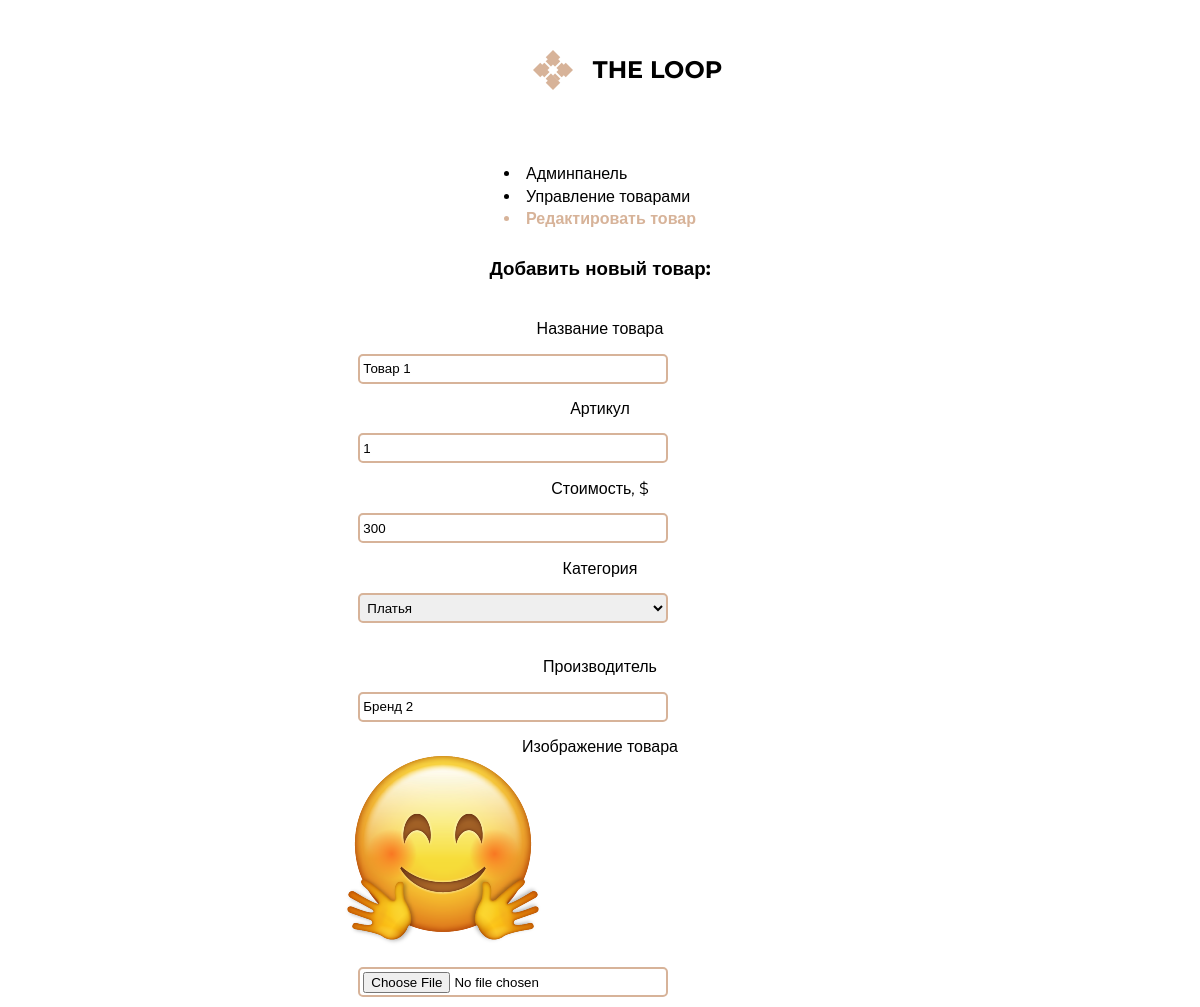
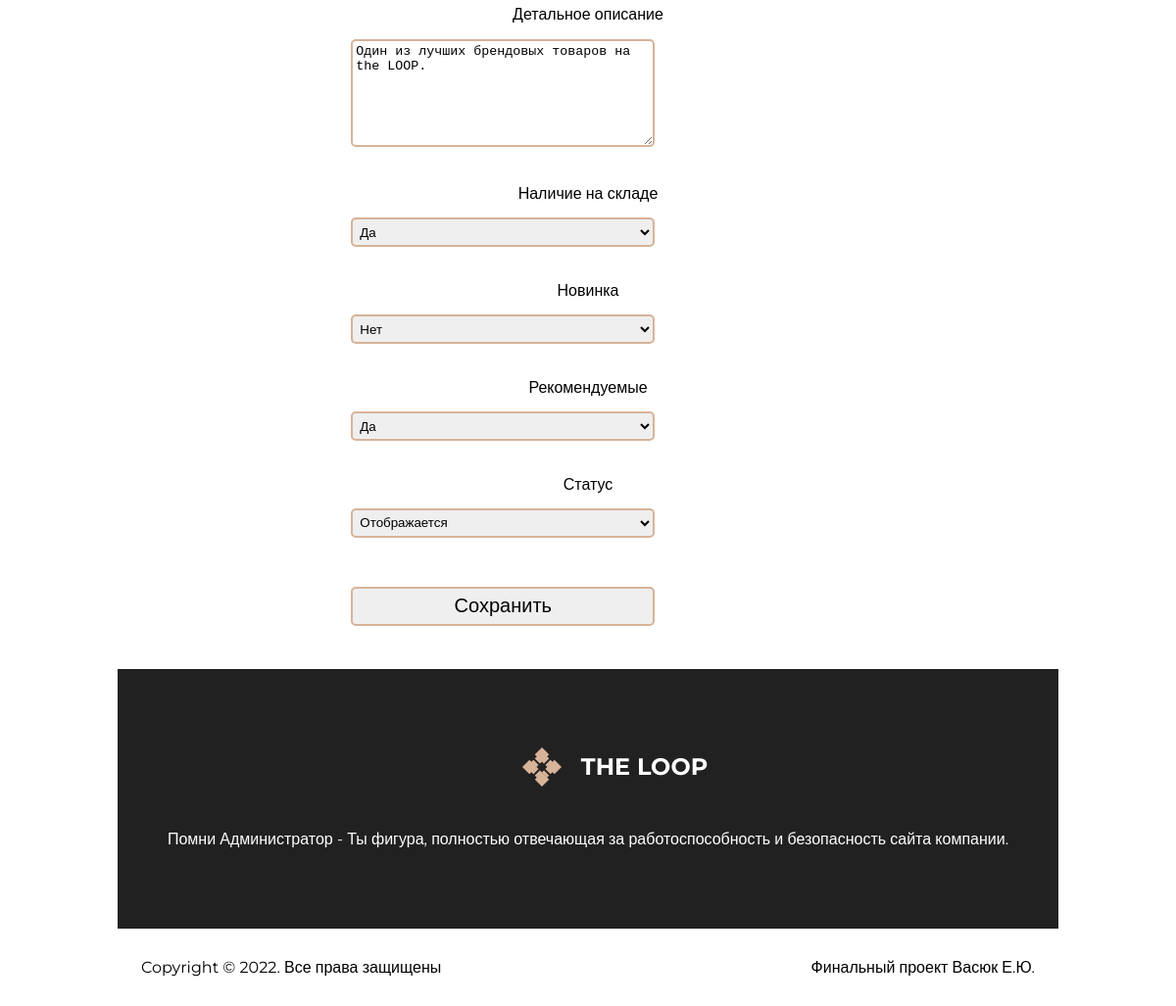
Screenshot of /admin/product/update/1 (signed in) with the database file from the repository (2 pictures, top to bottom).
### tables this page shows
CREATE TABLE `product` (
  `id` int NOT NULL,
  `name` varchar(255) NOT NULL,
  `category_id` int NOT NULL,
  `code` int NOT NULL,
  `price` float NOT NULL,
  `availability` int NOT NULL,
  `brand` varchar(255) NOT NULL,
  `image` varchar(255) NOT NULL DEFAULT 'image',
  `description` text NOT NULL,
  `is_new` int NOT NULL DEFAULT '0',
  `is_recommended` int NOT NULL DEFAULT '0',
  `status` int NOT NULL DEFAULT '1',
  `catalog_id` int NOT NULL DEFAULT '0',
  `discount` tinyint(1) NOT NULL DEFAULT '0',
  `discount_price` int NOT NULL DEFAULT '0'
);

CREATE TABLE `category` (
  `id` int NOT NULL,
  `name` varchar(255) NOT NULL,
  `sort_order` int NOT NULL DEFAULT '0',
  `status` int NOT NULL DEFAULT '1'
);

### config/routes.php (called while the page is built)
<?php
return array(
   'delivery' => 'site/delivery',
   'about' => 'site/about',
   'payment' => 'site/payment',
   'product/([0-9]+)' => 'product/view/$1',
   'catalog/([0-9]+)' => 'catalog/index/$1',
   'catalog_d' => 'catalog/discount',
   'catalog_n' => 'catalog/new',
   'catalog' => 'catalog/catalog',
   'category/([0-9]+)/page-([0-9]+)' => 'catalog/category/$1/$2',
   'category/([0-9]+)' => 'catalog/category/$1',
   'cart/addAjax/([0-9]+)' => 'cart/addAjax/$1',
   'cart/add/([0-9]+)' => 'cart/add/$1',
   'cart/checkout' => 'cart/checkout',
   'cart/delete/([0-9]+)' => 'cart/delete/$1',
   'cart' => 'cart/index',
   'user/register' => 'user/register',
   'user/login' => 'user/login',
   'user/logout' => 'user/logout',
   'admin/product/create' => 'adminProduct/create',
   'admin/product/update/([0-9]+)' => 'adminProduct/update/$1',
   'admin/product/delete/([0-9]+)' => 'adminProduct/delete/$1',
   'admin/product' => 'adminProduct/index',
   'cabinet/edit' => 'cabinet/edit',
   'cabinet' => 'cabinet/index',
   'admin' => 'admin/index',
   'contacts' => 'site/contact',
   '' => 'site/index',
);

### controllers/AdminProductController.php (called while the page is built, shortened)
<?php
class AdminProductController extends AdminBase
{
   public function actionUpdate($id)
   {
      $categoriesList = Category::getCategoriesListAdmin();
      $product = Product::getProductById($id);
      require_once(ROOT . '/views/admin_product/update.php');
      return true;
   }
}

### index.php (called while the page is built, shortened)
<?php
$router = new Router;
$router->run();

### models/Product.php (called while the page is built, shortened)
<?php
class product
{
   public static function getProductById($id)
   {
      $id = intval($id);
      if ($id) {
         $db = Db::getConnection();
         $result = $db->query('SELECT * FROM product WHERE id= ' . $id);
         $result->setFetchMode(PDO::FETCH_ASSOC);
         return $result->fetch();
      }
   }
   public static function getImage($id)
   {
      $noImage = 'no-image.png';
      $path = '/upload/images/products/';
      $pathToProductImage = $path . $id . '.jpg';
      return $path . $noImage;
   }
}

### models/Category.php (called while the page is built, shortened)
<?php
class Category
{
   public static function getCategoriesListAdmin()
   {
      $db = Db::getConnection();
      $result = $db->query('SELECT id, name, sort_order, status FROM category ORDER BY sort_order ASC');
      $categoryList = array();
      $i = 0;
      while ($row = $result->fetch()) {
         $categoryList[$i]['id'] = $row['id'];
         $categoryList[$i]['name'] = $row['name'];
         $categoryList[$i]['sort_order'] = $row['sort_order'];
         $categoryList[$i]['status'] = $row['status'];
         $i++;
      }
      return $categoryList;
   }
}

### views/Admin_product/update.php (the view, shortened to what this page needs)
<?php include ROOT . '/views/layouts/header_admin.php'; ?>
<section class="catalog_admin">
   <div class="container">
      <div class="admin_panel">
         <ol>
            <li><a href="/admin/">Админпанель</a></li>
            <li><a href="/order/">Управление товарами</a></li>
            <li class="active">Редактировать товар</li>
         </ol>
      </div>
      <h3>Добавить новый товар:</h3>
      <div class="catalog_content_register_wrapper">
         <div class="catalog_content_register">
            <div class="catalog_content_register_input">
               <form action="#" method="post" enctype="multipart/form-data">
                  <p>Название товара</p>
                  <input type="text" name="name" placeholder="" value="<?php echo $product['name']; ?>">
                  <p>Артикул</p>
                  <input type="text" name="code" placeholder="" value="<?php echo $product['code']; ?>">
                  <p>Стоимость, $</p>
                  <input type="text" name="price" placeholder="" value="<?php echo $product['price']; ?>">
                  <p>Категория</p>
                  <select name="category_id">
                     <?php if (is_array($categoriesList)) : ?>
                        <?php foreach ($categoriesList as $category) : ?>
                           <option value="<?php echo $category['id']; ?>" <?php if ($product['category_id'] == $category['id']) echo ' selected="selected"'; ?>>
                              <?php echo $category['name']; ?>
                           </option>
                        <?php endforeach; ?>
                     <?php endif; ?>
                  </select>
                  <br /><br />
                  <p>Производитель</p>
                  <input type="text" name="brand" placeholder="" value="<?php echo $product['brand']; ?>">
                  <p>Изображение товара</p>
                  <img src="<?php echo Product::getImage($product['id']); ?>" width="200" alt="" />
                  <input type="file" name="image" placeholder="" value="<?php echo $product['image']; ?>">
                  <p>Детальное описание</p>
                  <textarea name="description"><?php echo $product['description']; ?></textarea>
                  <br /><br />
                  <p>Наличие на складе</p>
                  <select name="availability">
                     <option value="1" <?php if ($product['availability'] == 1) echo ' selected="selected"'; ?>>Да</option>
                  </select>
                  <br /><br />
                  <p>Новинка</p>
                  <select name="is_new">
                     <option value="0" <?php if ($product['is_new'] == 0) echo ' selected="selected"'; ?>>Нет</option>
                  </select>
                  <br /><br />
                  <p>Рекомендуемые</p>
                  <select name="is_recommended">
                     <option value="1" <?php if ($product['is_recommended'] == 1) echo ' selected="selected"'; ?>>Да</option>
                  </select>
                  <br /><br />
                  <p>Статус</p>
                  <select name="status">
                     <option value="1" <?php if ($product['status'] == 1) echo ' selected="selected"'; ?>>Отображается</option>
                  </select>
                  <br /><br />
                  <input class="reg" type="submit" name="submit" class="btn btn-default" value="Сохранить">
                  <br /><br />
               </form>
            </div>
         </div>
      </div>
</section>
<?php include ROOT . '/views/layouts/footer_admin.php'; ?>

### components/Router.php (shortened to what this page needs)
<?php
class Router
{
   private $routes;
   public function __construct()
   {
      $routePath = ROOT . '/config/routes.php';
      $this->routes = include($routePath);
   }
   private function getURI()
   {
      if (!empty($_SERVER['REQUEST_URI'])) {
         return trim($_SERVER['REQUEST_URI'], '/');
      }
   }
   public function run()
   {
      $uri = $this->getURI();
      foreach ($this->routes as $uriPattern => $path) {
         if (preg_match("~$uriPattern~", $uri)) {
            $internalRoute = preg_replace("~$uriPattern~", $path, $uri);
            $segments = explode('/', $internalRoute);
            $controllerName = ucfirst(array_shift($segments)) . 'Controller';
            $actionName = 'action' . ucfirst(array_shift($segments));
            $parameters = $segments;
            $controllerObject = new $controllerName;
            $result = call_user_func_array(array($controllerObject, $actionName), $parameters);
            if ($result != null) {
               die;
            }
         }
      }
   }
}

### views/layouts/header_admin.php (shortened to what this page needs)
<!DOCTYPE html>
<html lang="en">
<head>
   <link rel="stylesheet" href="/template/css/main.css">
   <link rel="stylesheet" href="/template/css/main_cat.css">
   <link rel="stylesheet" href="/template/css/main_dis.css">
   <link rel="stylesheet" href="/template/css/main_catalog.css">
   <link rel="stylesheet" href="/template/css/main_category.css">
   <link rel="stylesheet" href="/template/css/main_register.css">
   <link rel="stylesheet" href="/template/css/main_cabinet.css">
   <link rel="stylesheet" href="/template/css/main_cart.css">
   <link rel="stylesheet" href="/template/css/main_order.css">
   <link rel="stylesheet" href="/template/css/main_issue.css">
   <link rel="stylesheet" href="/template/css/main_admin.css">
   <link rel="stylesheet" href="/template/css/main_header_admin.css">
   <link rel="stylesheet" href="/template/css/main_footer_admin.css">
   <link rel="stylesheet" href="/template/css/main_admin_products.css">
   <link rel="stylesheet" href="/template/css/main_admin_delete.css">
   <link rel="stylesheet" href="/template/css/main_admin_create.css">
   <link rel="stylesheet" href="/template/css/media.css">
</head>
<body>
   <div class="site">
      <header class="header">
         <div class="container">
            <div class="header_admin_logo">
               <a href="/"><span class="ico_logo"><span class="title_logo">THE&nbspLOOP</span></span></a>
            </div>
         </div>
      </header>

### views/layouts/footer_admin.php (shortened to what this page needs)
<footer class="footer">
   <div class="footer_top">
      <div class="container">
         <div class="footer_list">
            <div class="footer_item_admin">
               <div class="footer_logo_admin">
                  <a href="#"><span class="ico_logo"><span class="title_logo">THE&nbspLOOP</span></span></a>
               </div>
               <p>Помни Администратор - Ты фигура, полностью отвечающая за работоспособность и безопасность сайта компании. </p>
            </div>
         </div>
      </div>
   </div>
   <div class="footer_bot">
      <div class="container">
         <div class="footer_bot_wrapper">
            <div class="footer_bot_copyrights">Copyright &copy; 2022. Все права защищены</div>
            <div class="footer_bot_private">Финальный проект Васюк Е.Ю.</div>
         </div>
      </div>
   </div>
</footer>
</div>
</body>
</html>

### template/css/main.css (style rules this page uses)
* { margin: 0; padding: 0; }
.active { color: #D7B399; font-weight: bold; }
body { font-family: 'Montserrat', sans-serif; font-size: 16px; }
.container { width: 80%; max-width: 1440px; margin: 0 auto; }
.header { background-color: #fff; padding: 60px 0; }
.footer a { color: #CBCFD4; }
.footer_top { color: #fff; }
.footer_top>.container { height: 100%; padding: 80px 0 80px 0; background-color: #212121; }
.footer_list { display: flex; }
.footer_bot { background-color: #fff; padding: 30px; }
.footer_bot_wrapper { display: flex; }
.footer_bot_private { margin-left: auto; }

### template/css/main_register.css (style rules this page uses)
.catalog_content_register_wrapper { width: 100%; display: flex; justify-content: center; }

### template/css/main_header_admin.css (style rules this page uses)
.header .header_admin_logo { display: inline-block; width: 100%; height: 40px; }
.header .header_admin_logo .ico_logo { display: inline-block; width: 40px; height: 40px; background-image: url(/template/images/LOGO.png); position: relative; top: -10px; margin-left: 43%; }
.header .header_admin_logo .title_logo { display: inline-block; height: 40px; padding-left: 60px; padding-top: 5px; color: #000; font-weight: bold; font-size: 24px; }

### template/css/main_footer_admin.css (style rules this page uses)
.footer .footer_logo_admin { display: inline-block; height: 40px; margin-bottom: 43px; margin-left: 43%; }
.footer .footer_logo_admin .ico_logo { display: inline-block; width: 40px; height: 40px; background-image: url(/template/images/LOGO.png); }
.footer .footer_logo_admin .title_logo { display: inline-block; height: 40px; padding-left: 60px; padding-top: 5px; color: #000; font-weight: bold; font-size: 24px; color: #fff; }
.footer .footer_item_admin p { width: 100%; font-weight: 400; font-size: 16px; line-height: 22px; text-align: center; }
.footer_list { display: flex; }
.footer_item_admin { flex: 1 1; }

### template/css/main_admin_products.css (style rules this page uses)
.catalog_admin { height: 100%; }
.catalog_admin .admin_panel { width: 100%; display: flex; justify-content: center; }
.catalog_admin .admin_panel ol a { text-decoration: none; color: #000; }
.catalog_admin .admin_panel ol li { list-style: inside; margin-top: 2%; }
.catalog_admin h3 { text-align: center; margin: 3%; }
.catalog_admin a { text-decoration: none; color: #000; }

### template/css/main_admin_delete.css (style rules this page uses)
.catalog_admin p { text-align: center; }

### template/css/main_admin_create.css (style rules this page uses)
.catalog_admin .catalog_content_register { width: 100%; display: inline-block; }
.catalog_admin .catalog_content_register { width: 100%; display: flex; flex-direction: column; align-items: center; margin-top: 0; }
.catalog_admin .catalog_content_register input { width: 300px; height: 20px; margin: 3%; border: 2px solid #D7B399; border-radius: 5px; padding: 3px; }
.catalog_admin .catalog_content_register select { width: 310px; height: 30px; margin: 3%; border: 2px solid #D7B399; border-radius: 5px; padding: 3px; }
.catalog_admin .catalog_content_register textarea { width: 300px; height: 100px; margin: 3%; border: 2px solid #D7B399; border-radius: 5px; padding: 3px; }
.catalog_admin .catalog_content_register_input { display: flex; flex-direction: column; align-items: center; margin: 10px; }
.catalog_admin .catalog_content_register .reg { width: 310px; height: 40px; font-weight: normal; font-size: 20px; }

### rows the page displays
product: name "Товар 1", code "1", price "300", category_id "Платья", brand "Бренд 2", description "Один из лучших брендовых товаров на the LOOP.", availability "Да", is_new "Нет", is_recommended "Да", status "Отображается"
